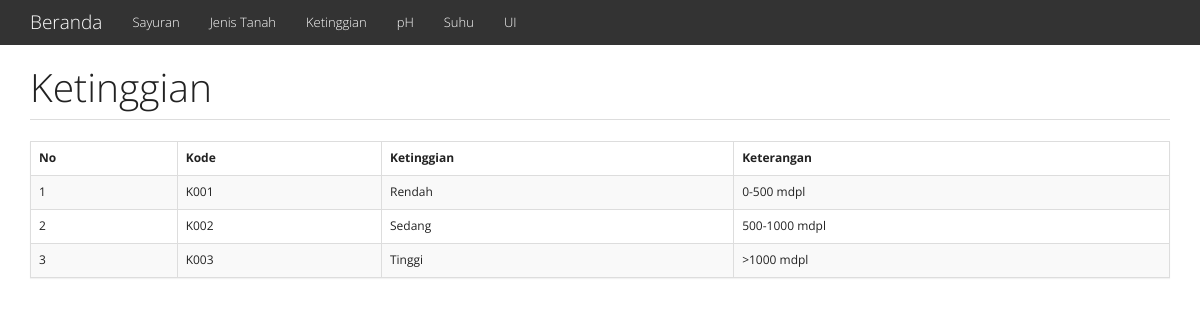
Page /?m=ketinggian on the committed database.
### tables this page shows
CREATE TABLE tb_ketinggian (
  kode_ketinggian varchar(16) NOT NULL,
  ketinggian_tanah varchar(255) DEFAULT NULL,
  keterangan text DEFAULT NULL,
  referensi varchar(100) DEFAULT NULL
);

### functions.php (called while the page is built, shortened)
<?php
$config["server"] = 'localhost';
$config["username"] = 'root';
$config["password"] = '';
$config["database_name"] = 'cf_fc';
include_once 'includes/db.php';
$db = new DB($config['server'], $config['username'], $config['password'], $config['database_name']);
if (!function_exists('_get')) {
    function _get($key, $val = null) {
        return isset($_GET[$key]) ? $_GET[$key] : $val;
    }
}
function esc_field($str) {
    return $str ? addslashes($str) : '';
}

### includes/db.php (called while the page is built, shortened)
<?php
class DB
{
    var $conn = null;
    public function __construct($host, $username, $passwd, $dbname)
    {
        $this->conn = mysqli_connect($host, $username, $passwd, $dbname);
    }
    public function query($sql)
    {
        $query = mysqli_query($this->conn, $sql) or die('<pre>Error mysqli_query: ' . mysqli_error($this->conn) . '<br />' . $sql . '</pre>');
        return $query;
    }
    public function get_results($sql)
    {
        $query = $this->query($sql);
        $arr = array();
        while ($row = mysqli_fetch_object($query)) {
            $arr[] = $row;
        }
        return $arr;
    }
}

### ketinggian.php (the view)
<div class="page-header">
    <h1>Ketinggian</h1>
</div>
<div class="panel panel-default">
    <div class="table-responsive">
        <table class="table table-bordered table-hover table-striped">
            <thead>
                <tr class="nw">
                    <th>No</th>
                    <th>Kode</th>
                    <th>Ketinggian</th>
                    <th>Keterangan</th>
                </tr>
            </thead>
            <?php
            $q = esc_field(_get('q'));
            $rows = $db->get_results("SELECT * FROM tb_ketinggian
                WHERE kode_ketinggian LIKE '%$q%' OR ketinggian_tanah  LIKE '%$q%' OR keterangan LIKE '%$q%'
                ORDER BY kode_ketinggian");
            $no = 0;
            foreach ($rows as $row) : ?>
                <tr>
                    <td><?= ++$no ?></td>
                    <td><?= $row->kode_ketinggian ?></td>
                    <td><?= $row->ketinggian_tanah ?></td>
                    <td><?= $row->keterangan ?></td>
                </tr>
            <?php endforeach; ?>
        </table>
    </div>
</div>

### assets/css/general.css (style rules this page uses)
html { position: relative; min-height: 100%; }
body { margin-bottom: 70px; }
.nw { white-space: nowrap; }
.page-header { margin-top: 0; padding-bottom: 0; }
.page-header h1 { margin-top: 0; }

### rows in the picture
tb_ketinggian: kode_ketinggian "K001", ketinggian_tanah "Rendah", keterangan "0-500 mdpl"
tb_ketinggian: kode_ketinggian "K002", ketinggian_tanah "Sedang", keterangan "500-1000 mdpl"
tb_ketinggian: kode_ketinggian "K003", ketinggian_tanah "Tinggi", keterangan ">1000 mdpl"
